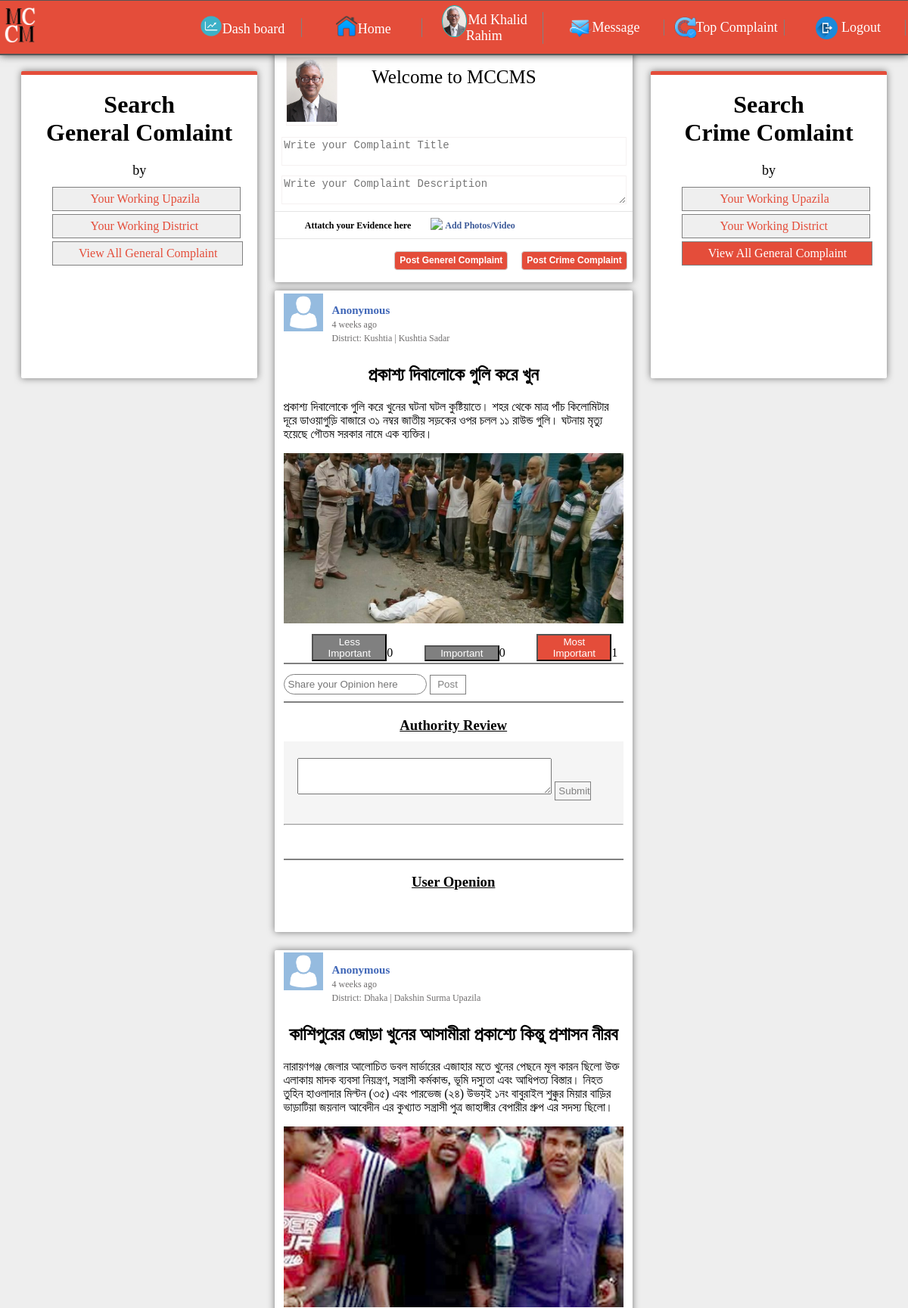
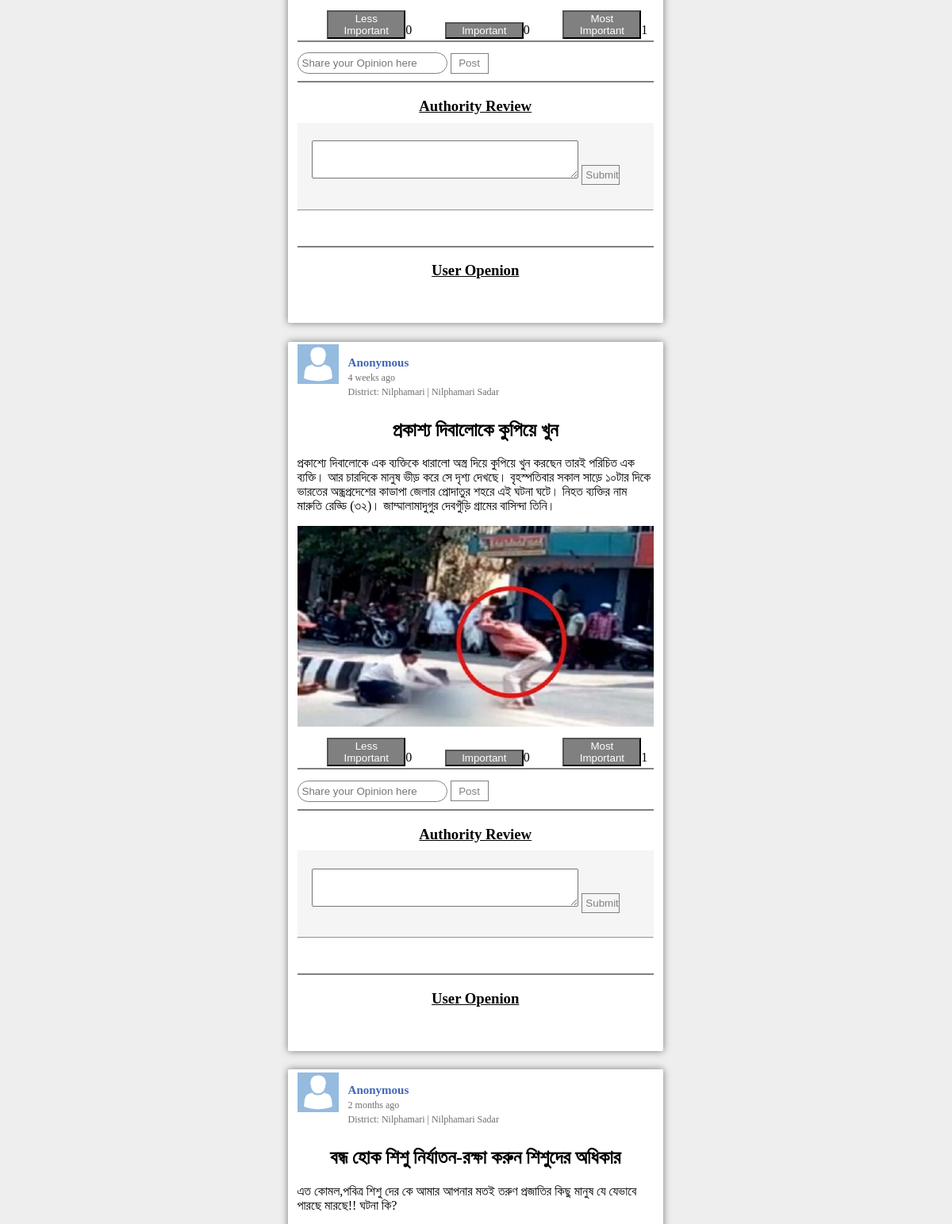
The app's page /authority/home_crime_au.php (signed in, upper part) with its own data (2 pictures, top to bottom).
### tables this page shows
CREATE TABLE `authority_info` (
  `au_id` int(11) NOT NULL,
  `au_name` varchar(255) NOT NULL,
  `au_user_id` varchar(255) NOT NULL,
  `au_password` varchar(255) NOT NULL,
  `au_email` varchar(100) NOT NULL,
  `contact` varchar(50) NOT NULL,
  `au_home_district` varchar(255) NOT NULL,
  `designation` varchar(255) NOT NULL,
  `organization` varchar(255) NOT NULL,
  `working_division` varchar(255) NOT NULL,
  `working_district` varchar(255) NOT NULL,
  `working_upazila` varchar(255) NOT NULL,
  `au_nid` varchar(255) NOT NULL,
  `date_birth` date NOT NULL,
  `reg_date` date NOT NULL,
  `pro_image` varchar(255) NOT NULL,
  `status` int(11) NOT NULL DEFAULT '0'
);

CREATE TABLE `complaint` (
  `post_id` int(100) NOT NULL,
  `user_id` varchar(40) NOT NULL,
  `user_fullname` varchar(40) NOT NULL,
  `post_title` text NOT NULL,
  `post_text` text NOT NULL,
  `attatchment` varchar(100) NOT NULL,
  `date_time` timestamp NOT NULL DEFAULT CURRENT_TIMESTAMP,
  `post_type` varchar(40) NOT NULL,
  `upazila_code` varchar(40) NOT NULL,
  `district_code` varchar(50) NOT NULL,
  `post_date` date NOT NULL
);

CREATE TABLE `user_info` (
  `SL` int(11) NOT NULL,
  `user_name` varchar(40) NOT NULL,
  `full_name` varchar(40) NOT NULL,
  `password` varchar(40) NOT NULL,
  `mail_address` varchar(40) NOT NULL,
  `nid_no` int(20) NOT NULL,
  `date_birth` date NOT NULL,
  `division_name` varchar(40) NOT NULL,
  `district_name` varchar(30) NOT NULL,
  `district_code` varchar(30) NOT NULL,
  `upazila_name` varchar(30) NOT NULL,
  `upazila_code` varchar(30) NOT NULL,
  `profile_image` varchar(100) NOT NULL,
  `status` int(50) NOT NULL DEFAULT '1',
  `post_status` int(50) NOT NULL DEFAULT '1'
);

### main/functions.php (called while the page is built, shortened)
<?php
	class  Main{
		public function timeAgo($time_ago){
  $time_ago        = strtotime($time_ago);
  $current_time    = time();
  $time_difference = $current_time - $time_ago;
  $seconds         = $time_difference;
  $minutes = round($seconds / 60);
  $hours   = round($seconds / 3600);
  $days    = round($seconds / 86400);
  $weeks   = round($seconds / 604800);
  $months  = round($seconds / 2629440);
  $years   = round($seconds / 31553280);
  if ($seconds <= 60){
    return "Just Now";
  } else if ($minutes <= 60){
    if ($minutes == 1){
      return "one minute ago";
    } else {
      return "$minutes minutes ago";
    }
  } else if ($hours <= 24){
    if ($hours == 1){
      return "an hour ago";
    } else {
      return "$hours hrs ago";
    }
  } else if ($days <= 7){
    if ($days == 1){
      return "yesterday";
    } else {
      return "$days days ago";
    }
  } else if ($weeks <= 4.3){
    if ($weeks == 1){
      return "a week ago";
    } else {
      return "$weeks weeks ago";
    }
  } else if ($months <= 12){
    if ($months == 1){
      return "a month ago";
    } else {
      return "$months months ago";
    }
  } else {
    if ($years == 1){
      return "one year ago";
    } else {
      return "$years years ago";
    }
  }
		}
	}
?>

### authority/home_crime_au.php (the view, shortened to what this page needs)
<?php
include '../main/functions.php';
$get    = new Main;
?>
<!DOCTYPE html>
<html lang="en">
<head>
	<link rel="stylesheet" href="../css/home.css">
</head>
<body>
	<?php include 'au_header.php'; ?>
	<?php
	$sql1 = mysqli_query($conn, "SELECT * FROM authority_info WHERE au_name='$name'");
	while ($row1 = mysqli_fetch_array($sql1))
	{
		$current_user_id 	=	$row1['au_user_id'];
	}
	?>
	<div class="container">
		<div class="post_body">
			<div class="post_body_left">
				<div class="post_body_left_container">
					<h1 align="center">Search <br> General Comlaint</h1>
					<p style="text-align: center; font-size: 18px;">by</p>
					<a style="padding-left: 16%; padding-right: 17%; margin-left: 13%;" href="au_home_for_upazila.php">Your Working Upazila</a> <br><br>
					<a style="padding-left: 16%; padding-right: 17.5%; margin-left: 13%;"  href="au_home_for_district.php">Your Working District</a> <br><br>
					<a style="padding-left: 11%; padding-right: 10.5%; margin-left: 13%;" href="au_home_general.php">View All General Complaint</a>
				</div>
			</div>
			<div class="post_body_middle">
				<form>
					<div class="create_post">
						<div class="c-body">
							<div class="body-left">
								<div class="img-box">
									<img style="width: 100%; height: 100%;" src="uploads/<?php echo $pro_image ?>"></img>
								</div>
							</div>
							<div class="body-right">
								<br>
								<label style="margin-top: 10%; margin-left: 10%; font-size: 25px;"> Welcome to MCCMS</label>
								<br>
								<br>
								<br>
								<textarea style="resize: none;" class="text-type" name="status_title" placeholder="Write your Complaint Title" required></textarea>
								<textarea class="text-type" name="status" placeholder="Write your Complaint Description" required></textarea>
							</div>
						</div>
						<div class="c-middle">
							<div class="c-m-inner">
								<ul>
									<li>
										<label>Attatch your Evidence here</label>
										<li>
										</li>
										<li>
											<img src="../img/icon1.png"></img><a href="#" id="uploadTrigger" name="post_image">Add Photos/Video</a>
										</li>
									</li>
								</ul>
							</div>
						</div>
						<div class="c-footer">
							<div class="right-box">
								<ul>
									<li><input type="submit" name="submit_general" value="Post Generel Complaint" class="btn1"/></li>
									<li><input type="submit" name="submit_crime" value="Post Crime Complaint" class="btn2"/></li>
								</ul>
							</div>
						</div>
					</div>
				</form>
				<?php
				$post_type_c="Crime";
				$sql_post_view = mysqli_query($conn, "SELECT * FROM complaint, user_info WHERE  complaint.post_type='$post_type_c' AND user_info.full_name=complaint.user_fullname ORDER BY post_id DESC");
				while ($row_post = mysqli_fetch_array($sql_post_view))
				{
					$user_id=$row_post['user_name'];
					$time_ago=$row_post['date_time'];
					?>
					<div class="post-show" id="<?php echo $row_post['post_id']; ?>">
						<div class="post-show-inner">
							<div class="post-header">
								<div class="post-left-box">
									<div class="id-img-box"><img src="../img/default.png"></img></div>
									<div class="id-name">
										<ul>
											<li><a href="#" style="cursor: pointer;" onclick="MyWindow=window.open('send_message.php?user_id=<?php echo $user_id; ?>&post_id=<?php echo $post_id; ?>&sender_id=<?php echo $current_user_id; ?>', 'MyWindow', 'width=400, height=100'); return false;">Anonymous</a></li>
											<li><small style="color: #706E6E"><?php echo $get->timeAgo($time_ago); ?></small></li>
											<li><small style="color: #706E6E;">District: <?php echo $row_post['district_name']; ?> | <?php echo $row_post['upazila_name']; ?></small></li>
										</ul>
									</div>
								</div>
							</div>
							<br>
							<div class="post-body">
								<div class="post-header-text">
									<h2 align="center"><?php echo $row_post['post_title']; ?></h2>
									<p><?php echo $row_post['post_text']; ?></p>
								</div>
								<div class="post-img">
									<center>
										<?php
										if (isset($row_post['attatchment']) || !empty($row_post['attatchment'])) { ?>
											<img align="center" src="../post_image/<?php echo $row_post['attatchment']; ?>" style="color: gray;"></img>
											<?php
										}
										?>
									</center>
								</div>
								<?php
								$post_id= $row_post['post_id'];
								$sql_less_important_count = mysqli_query($conn, "SELECT SUM(less_important_count) FROM rating WHERE post_id=$post_id");
								while ($row1 = mysqli_fetch_array($sql_less_important_count))
								{
									$less_count= $row1['SUM(less_important_count)'];
								}
								$sql_important_count = mysqli_query($conn, "SELECT SUM(important_count) FROM rating WHERE post_id=$post_id");
								while ($row2 = mysqli_fetch_array($sql_important_count))
								{
									$im_count= $row2['SUM(important_count)'];
								}
								$sql_most_important_count = mysqli_query($conn, "SELECT SUM(most_important_count) FROM rating WHERE post_id=$post_id");
								while ($row3 = mysqli_fetch_array($sql_most_important_count))
								{
									$most_count= $row3['SUM(most_important_count)'];
								}
								?>
								<div class="post-footer">
									<div class="post_footer_inner">
										<form>
											<?php
										$sql_available_count = mysqli_query($conn, "SELECT * FROM rating WHERE post_id='$post_id' AND user_id='$user_id'");
										$fetch=false;
										while ($row4 = mysqli_fetch_array($sql_available_count))
										{
											$available_less_count= $row4['less_important_count'];
											$available_imp_count= $row4['important_count'];
											$available_most_count= $row4['most_important_count'];
											$fetch=true;
										}
										if($fetch==false)
											{ ?>
												<button class="review_btn" name="less_im_btn">Less Important</button><?php echo $less_count; ?>
												<button class="review_btn" name="im_btn">Important</button><?php echo $im_count; ?>
												<button class="review_btn" name="more_i_btn">Most Important</button><?php echo $most_count; ?>
											<?php }
											else
											{
												if ($available_less_count==1)
												{
													?>
													<button style="background-color: #e44d3a;" class="review_btn" name="less_im_btn">Less Important</button><?php echo $less_count; ?>
													<?php
												}
												else
													{?>
														<button class="review_btn" name="less_im_btn">Less Important</button><?php echo $less_count; ?>
													<?php }
													if ($available_imp_count==1)
													{
														?>
														<button style="background-color: #e44d3a;" class="review_btn" name="im_btn">Important</button><?php echo $im_count; ?>
														<?php
													}
													else
														{?>
															<button class="review_btn" name="im_btn">Important</button><?php echo $im_count; ?>
														<?php }
														if ($available_most_count==1)
														{
															?>
															<button style="background-color: #e44d3a;" class="review_btn" name="more_i_btn">Most Important</button><?php echo $most_count; ?>
															<?php
														}
														else
															{ ?>
																<button class="review_btn" name="more_i_btn">Most Important</button><?php echo $most_count; ?>
															<?php  }
														}
														?>
													</form>
												</div>
											</div>
											<br>
											<hr style="margin-top: 2%; margin-bottom: 3%; border:0.5px solid gray;">
											<div class="comment_div">
												<form>
													<input type="text" class="comment_input_box" name="comment" placeholder="Share your Opinion here">
													<button class="post_comment_button" name="p_c_btn">Post</button>
												</form>
												<hr style="margin-top: 2%; margin-bottom: 3%; border:0.5px solid gray;">
												<div class="authority_review" >
													<h3 style="background-color: white; text-decoration: underline;" align="center">Authority Review</h3>
													<div class="authority_review_container">
														<div class="review_content" >
															<div class="create_review" style="padding: 5% 4%;">
																<form action="review_insert_sql.php" method="post">
																	<textarea style="width: 80%; height: 42px; max-width: 80%; max-height: 60px; overflow: scroll;" name="review_text" id="" cols="30" rows="10"></textarea>
																	<button class="post_comment_button" name="review_btn">Submit</button>
																</form>
															</div>
															<hr>
														</div>
													</div>
												</div>
												<hr style="margin-top: 2%; margin-bottom: 2%; border:0.5px solid gray;">
												<h3 style="text-decoration: underline;" align="center">User Openion</h3>
					</div>
					<br>
					<br>
				</div>
			</div>
		</div>
		<?php
	}
	?>
</div>
<div class="post_body_right">
	<div class="post_body_right_container">
		<h1 align="center">Search <br> Crime Comlaint</h1>
		<p style="text-align: center; font-size: 18px;">by</p>
		<a style="padding-left: 16%; padding-right: 17%; margin-left: 13%;" href="home_for_upazila_crime_au.php">Your Working Upazila</a> <br><br>
		<a style="padding-left: 16%; padding-right: 17.5%; margin-left: 13%;"  href="home_for_district_crime_au.php">Your Working District</a> <br><br>
		<a style="background-color: #e44d3a; color: white; padding-left: 11%; padding-right: 10.5%; margin-left: 13%;" href="home_crime_au.php">View All General Complaint</a>
	</div>
</div>
</div>
</div>
</body>
</html>

### authority/au_header.php (shortened to what this page needs)
<!DOCTYPE html>
<html lang="en">
<head>
	<link rel="stylesheet" href="css/header.css">
</head>
<body>
<?php
include '../connection.php';
$name=$_SESSION['au_fullname'];
$sql = mysqli_query($conn, "SELECT * FROM authority_info WHERE au_name='$name'");
		while ($row = mysqli_fetch_array($sql))
	       {
	       	$pro_image= $row['pro_image'];
	       }
?>
	<header class="header">
		<div class="header_container">
			<div class="header_info_left">
				<div class="header_logo">
					<img style="width: 100%; height: 100%;" src="../img/logo.png" alt="Logo">
				</div>
			</div>
			<div class="header_info_right">
				<nav>
					<ul style="margin: -7px 0px;">
						<table style="width: 100%; table-layout: fixed;">
							<tr>
								<td>
									<li>
										<a class="home_li" href="au_dashboard.php"><img style="height: 2%; width: 19%; margin: -3% 0%;" src="../img/dashboard.png" alt="">Dash board</a>
									</li>
								</td>
								<td>
									<li>
										<a class="home_li" href="au_home_for_upazila.php"><img style="height: 2%; width: 19%; margin: -3% 0%;" src="../img/home.png" alt="">Home</a>
									</li>
								</td>
								<td>
									<li>
										<a href="au_about.php"><img style="height: 3%; width: 20%; margin: -11% 1%; border-radius: 50%; border: 1px solid #00CCCC;" src="uploads/<?php echo $pro_image ?>" alt=""><?php echo $_SESSION["au_fullname"]; ?></a>
									</li>
								</td>
								<td>
									<li>
										<a href="message_page.php"><img style="height: 2%; width: 19%; margin: -6% 0%;" src="../img/message.png" alt="">Message</a>
									</li>
								</td>
								<td>
									<li>
										<a href="top_complaint.php"><img style="height: 2%; width: 19%; margin: -5% 0%;" src="../img/top_complaint.png" alt="">Top Complaint</a>
									</li>
								</td>
								<td>
									<li>
										<a href="logout_sql.php"><img style="height: 2%; width: 19%; margin: -6% 3%;" src="../img/logout.png" alt="">Logout</a>
									</li>
								</td>
							</tr>
						</table>
					</ul>
				</nav>
			</div>
		</div>
	</header>
</body>
</html>

### authority/css/header.css (style rules this page uses)
* { font-family: 'Siyam Rupali' 'The Times New Roman'; src: url('https://bits.wikimedia.org/static-current/extensions/UniversalLanguageSelector/data/fontrepo/fonts/SiyamRupali/SiyamRupali.eot?version=1.070'); src: local('Siyam Rupali'), url('https://bits.wikimedia.org/static-current/extensions/UniversalLanguageSelector/data/fontrepo/fonts/SiyamRupali/SiyamRupali.woff?version=1.070') format('woff'), url('https://bits.wikimedia.org/static-current/extensions/UniversalLanguageSelector/data/fontrepo/fonts/SiyamRupali/SiyamRupali.ttf?version=1.070') format('truetype'); font-style: normal; }
.header { overflow: hidden; position: fixed; left: 0; top: 0; width: 100%; border-top: solid 1px #555555; border-bottom: solid 2px #555555; box-shadow: 0 0 10px rgba(0,0,0,0.7); background-color: #e44d3a; color: white; }
.header_container { width: 100%; height: 70px; overflow: hidden; }
.header_info_left { float: left; width: 20%; }
.header_info_right { float: left; width: 80%; }
.header_logo { margin-left: 1%; margin-top: 3.5%; overflow: hidden; width: 20%; height: 10%; }
.header_info_right nav { margin-top: 1%; }
.header_info_right nav ul { list-style-type: none; margin: 0; padding: 0; overflow: hidden; background-color: transparent; }
.header_info_right nav li { float: left; }
.header_info_right nav li:last-child { border-right: none; }
.header_info_right nav li a { display: block; color: white; font-size: 18px; text-align: center; text-decoration: none; transition:.5s; margin-top: 6%; border-right: 1px solid gray; }

### records on screen
authority_info: pro_image (picture)
complaint: date_time "4 weeks ago", user_info.district_name "Kushtia", user_info.upazila_name "Kushtia Sadar", post_title "প্রকাশ্য দিবালোকে গুলি করে খুন", post_text "প্রকাশ্য দিবালোকে গুলি করে খুনের ঘটনা ঘটল কুষ্টিয়াতে। শহর থেকে মাত্র পাঁচ কিলোমিটার দূরে ডাওয়াগুড়ি বাজারে ৩১ নম্বর জাতীয় সড়কের ওপর চলল ১১ রাউন্ড গুলি। ঘটনায় মৃত্যু হয়েছে গৌতম সরকার নামে এক ব্যক্তির।", attatchment (picture), less_count "0", im_count "0", most_count "1"
complaint: date_time "4 weeks ago", user_info.district_name "Dhaka", user_info.upazila_name "Dakshin Surma Upazila", post_title "কাশিপুরের জোড়া খুনের আসামীরা প্রকাশ্যে কিন্তু প্রশাসন নীরব", post_text "নারায়ণগঞ্জ জেলার আলোচিত ডবল মার্ডারের এজাহার মতে খুনের পেছনে মূল কারন ছিলো উক্ত এলাকায় মাদক ব্যবসা নিয়ন্ত্রণ, সন্ত্রাসী কর্মকান্ড, ভূমি দস্যুতা এবং আধিপত্য বিস্তার। নিহত তুহিন হাওলাদার মিল্টন (৩৫) এবং পারভেজ (২৪) উভয়ই ১নং বাবুরাইল শুক্কুর মিয়ার বাড়ির ভাড়াটিয়া জয়নাল আবেদীন এর কুখ্যাত সন্ত্রাসী পুত্র জাহাঙ্গীর বেপারীর গ্রুপ এর সদস্য ছিলো।", attatchment (picture), less_count "0", im_count "0", most_count "1"
complaint: date_time "4 weeks ago", user_info.district_name "Nilphamari", user_info.upazila_name "Nilphamari Sadar", post_title "প্রকাশ্য দিবালোকে কুপিয়ে খুন", post_text "প্রকাশ্যে দিবালোকে এক ব্যক্তিকে ধারালো অস্ত্র দিয়ে কুপিয়ে খুন করছেন তারই পরিচিত এক ব্যক্তি। আর চারদিকে মানুষ ভীড় করে সে দৃশ্য দেখছে। বৃহস্পতিবার সকাল সাড়ে ১০টার দিকে ভারতের অন্ধ্রপ্রদেশের কাডাপা জেলার প্রোদাতুর শহরে এই ঘটনা ঘটে। নিহত ব্যক্তির নাম মারুতি রেড্ডি (৩২)। জাম্মালামাদুগুর দেবগুঁড়ি গ্রামের বাসিন্দা তিনি।", attatchment (picture), less_count "0", im_count "0", most_count "1"
complaint: date_time "2 months ago", user_info.district_name "Nilphamari", user_info.upazila_name "Nilphamari Sadar", post_title "বন্ধ হোক শিশু নির্যাতন-রক্ষা করুন শিশুদের অধিকার", post_text "এত কোমল,পবিত্র শিশু দের কে আমার আপনার মতই তরুণ প্রজাতির কিছু মানুষ যে যেভাবে পারছে মারছে!! ঘটনা কি?"

### other values on screen
$_SESSION["au_fullname"] "Md Khalid Rahim"
